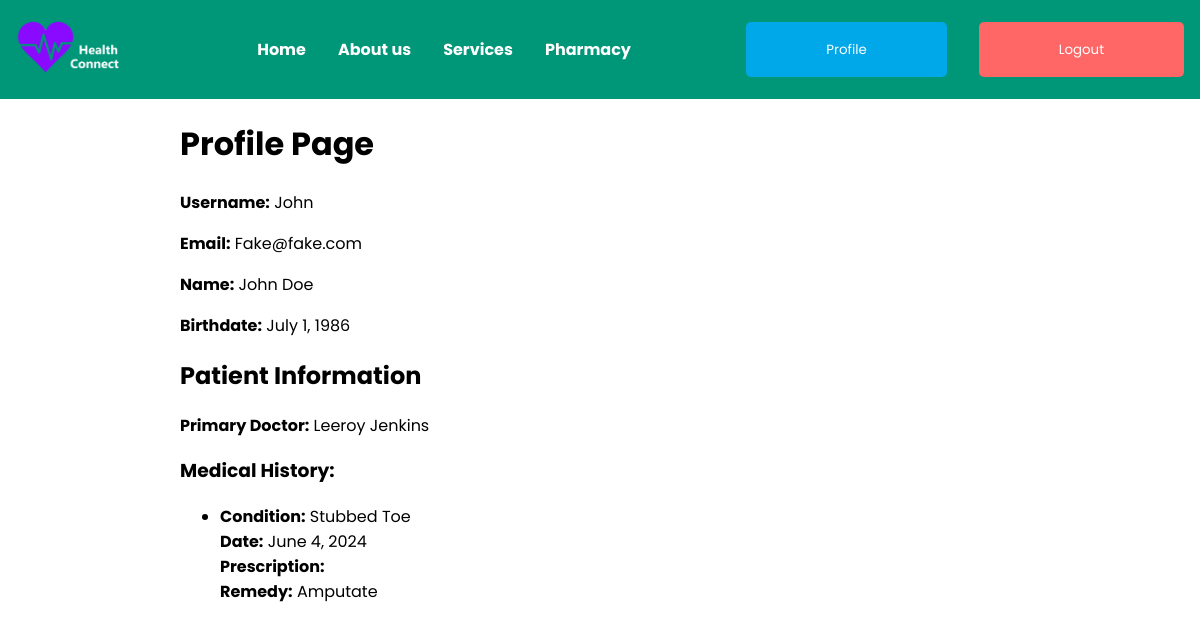
/profile/ (signed in), run on the app's committed database.
### apps/accounts/models.py (models this page shows)
class CustomUser(AbstractUser):
    role = models.CharField(max_length=20)
    birthdate = models.DateField(null=True, blank=True)

### apps/doctors/models.py (models this page shows, shortened)
class Doctor(models.Model):
    user = models.OneToOneField(CustomUser, on_delete=models.CASCADE, primary_key=True)
    salary = models.IntegerField(default=0)
    accepting_new_patients = models.BooleanField(default=True)
    @property
    def full_name(self):
        return self.user.get_full_name()

### apps/patients/models.py (models this page shows, shortened)
class MedicalRecord(models.Model):
    patient = models.ForeignKey(Patient, on_delete=models.CASCADE, related_name='medical_records')
    condition = models.CharField(max_length=255)
    date = models.DateField()
    prescription = models.TextField()
    remedy = models.TextField()

### apps/accounts/views.py (the view)
# urls.py: path('profile/', views.profile, name='profile'),
@login_required
def profile(request):
    user = request.user
    user_info = {
        'username': user.username,
        'email': user.email,
        'first_name': user.first_name,
        'last_name': user.last_name,
        'birthdate': user.birthdate,
        'role': user.role,
    }
    if user.role == 'patient':
        try:
            patient_profile = Patient.objects.get(user=user)
            user_info['medical_history'] = patient_profile.medical_records.all()
            user_info['primary_doctor'] = patient_profile.primary_doctor
        except Patient.DoesNotExist:
            user_info['medical_history'] = 'No medical history available.'
            user_info['primary_doctor'] = 'No primary doctor assigned.'
    else:
        user_info['role'] = user.role
    return render(request, 'profile.html', {'user_info': user_info})

### apps/accounts/templates/profile.html (shortened to what this page needs)
{% extends 'layout.html' %}
{% block content %}
    <div class="profile-container">
        <h1>Profile Page</h1>
        <p><strong>Username:</strong> {{ user_info.username }}</p>
        <p><strong>Email:</strong> {{ user_info.email }}</p>
        <p><strong>Name:</strong> {{ user_info.first_name }} {{ user_info.last_name }}</p>
        <p><strong>Birthdate:</strong> {{ user_info.birthdate }}</p>
        {% if user_info.role == 'patient' %}
            <h2>Patient Information</h2>
            <p><strong>Primary Doctor:</strong> {{ user_info.primary_doctor.full_name }}</p>
            <h3>Medical History:</h3>
            {% if user_info.medical_history %}
                <ul>
                    {% for record in user_info.medical_history %}
                        <li>
                            <strong>Condition:</strong> {{ record.condition }}<br>
                            <strong>Date:</strong> {{ record.date }}<br>
                            <strong>Prescription:</strong> {{ record.prescription }}<br>
                            <strong>Remedy:</strong> {{ record.remedy }}
                        </li>
                    {% endfor %}
                </ul>
            {% else %}
                <p>No medical history available.</p>
            {% endif %}
        {% else %}
            <h2>Staff Information</h2>
            <p><strong>Role:</strong> {{ user_info.role }}</p>
        {% endif %}
    </div>
{% endblock %}

### static/css/styles.css (style rules this page uses)
body { font-family: 'Poppins', sans-serif; margin: 0; padding: 0; }

### data on the page
CustomUser: username "John", email "Fake@fake.com", first_name "John", last_name "Doe", birthdate "July 1, 1986"
Doctor: primary_doctor.full_name "Leeroy Jenkins"
MedicalRecord: condition "Stubbed Toe", date "June 4, 2024", remedy "Amputate"
